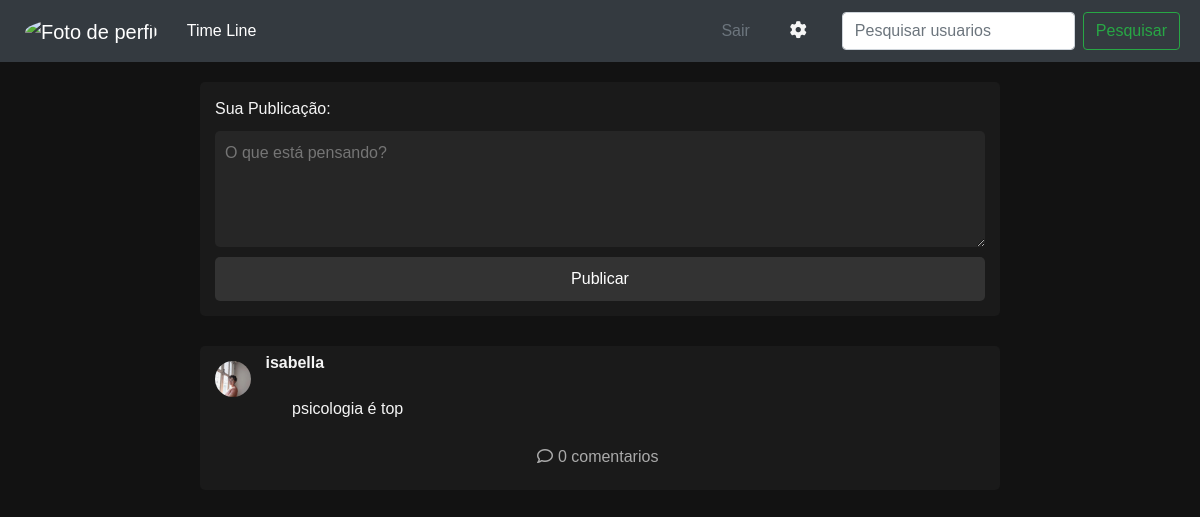
/blog/perfil_usuario/7 (signed in), run on an earlier commit of the app's database.
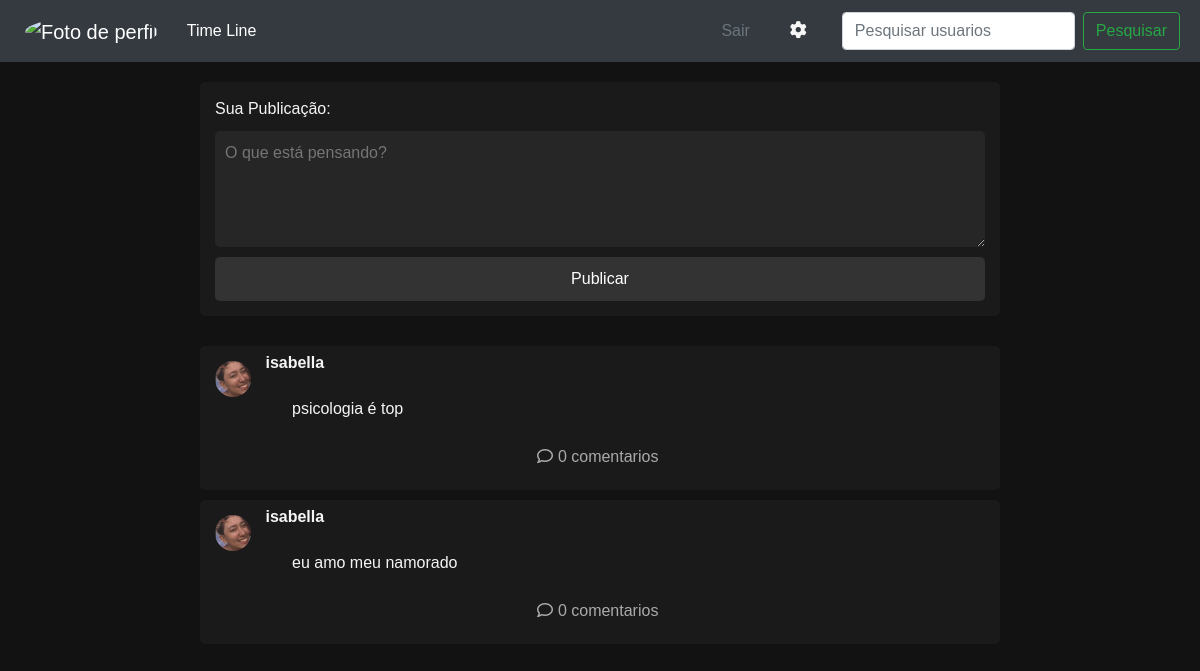
And on a later commit of the database.
### appblog/models.py (models this page shows)
class Publicacao(models.Model):
    usuario = models.ForeignKey(Usuario, on_delete=models.CASCADE, related_name='publicacao')
    conteudo = models.TextField()
    data_hora = models.DateTimeField(auto_now_add=True)

class Usuario(models.Model):
    nome = models.TextField()
    foto_perfil = models.ImageField(upload_to='perfil/', default='perfil/default.jpg')

### appblog/views.py (the view)
# urls.py: path('perfil_usuario/<int:usuario_id>', views.perfil_usuario, name='perfil_usuario'),
@login_required(login_url="/blog/login_/")
def perfil_usuario(request, usuario_id):
    usuario = get_object_or_404(Usuario, id=usuario_id)
    nome_do_usuario_buscado = usuario.nome
    nome_do_usuario_logado = request.user.username
    usuarios_logado = Usuario.objects.get(nome=nome_do_usuario_logado)
    usuarios = Usuario.objects.get(nome=nome_do_usuario_buscado)
    publicacoes_do_usuario = Publicacao.objects.filter(
        usuario=usuarios).select_related('usuario').prefetch_related('comentarios')
    contexto = {'publicacoes': publicacoes_do_usuario, 'foto_perfil': usuarios_logado.foto_perfil.url}
    return render(request, 'meu_perfil.html', contexto)

### appblog/templates/meu_perfil.html (shortened to what this page needs)
{% load static %}
<!DOCTYPE html>
<html lang="en">
<head>
    <link rel="stylesheet" href="https://cdnjs.cloudflare.com/ajax/libs/font-awesome/6.5.1/css/all.min.css">
    <link rel="stylesheet" href="https://cdn.jsdelivr.net/npm/bootstrap@4.0.0/dist/css/bootstrap.min.css">
</head>
<body>
    <nav class="navbar navbar-expand-lg navbar-dark bg-dark">
        <a class="navbar-brand" href="{% url 'perfil' %}"><img src="{{ foto_perfil }}" class="foto_nav" alt="Foto de perfil"></a>
        <div class="collapse navbar-collapse" id="navbarSupportedContent">
          <ul class="navbar-nav mr-auto">
            <li class="nav-item active">
              <a class="nav-link" href="{% url 'time_line' %}">Time Line <span class="sr-only">(current)</span></a>
            </li>
          </ul>
          <a class="nav-link disabled" href="{% url 'logout' %}" style="margin-right: 30px;">Sair</a>
          <a class="nav-link" href="{% url 'conf' %}" style="margin-right: 30px;"><i class="fa-solid fa-gear"></i></a>
          <form class="form-inline my-2 my-lg-0">
            <input class="form-control mr-sm-2" type="search" placeholder="Pesquisar usuarios" aria-label="Search">
            <button class="btn btn-outline-success my-2 my-sm-0" type="submit">Pesquisar</button>
          </form>
        </div>
      </nav>
    <div class="feed">
        <div class="post">
            <form id="publishForm" style="display: flex; flex-direction: column;" action="{% url 'publicar_perfil' %}"
                method="POST"> {% csrf_token %}
                <label for="postContent" style="margin-bottom: 10px; color: #f5f5f5;">Sua Publicação:</label>
                <textarea id="postContent" rows="4" name="publicacao" placeholder="O que está pensando?"
                    style="margin-bottom: 10px; padding: 10px; border-radius: 5px; border: none; background-color: #262626; color: #fff;"></textarea>
                <input type="submit" value="Publicar"
                    style="padding: 10px; border-radius: 5px; border: none; background-color: #333; color: #fff; cursor: pointer;">
            </form>
        </div>
    </div>
    <div class="feed">
        {%for publi in publicacoes %}
        <div class="post">
            <img src="{{ publi.usuario.foto_perfil.url }}" alt="Foto de perfil">
            <strong style="top: -15px;">{{publi.usuario.nome}}</strong>
            <p style="margin-left: 10%;">{{publi.conteudo}}</p>
            <div class="interaction" style="margin-left: 37%;">
                <form action="{% url 'comentarios' publi.id %}" method="POST">{%csrf_token%}
                    <button type="submit" class="coment btn btn-primary" style="margin-left: 20px;"><i
                        class="fa-regular fa-comment"></i>{{publi.comentarios.count}} comentarios</button>
                </form>
            </div>
        </div>
        {%empty%}
        <p>Sem publicaçoes</p>
        {% endfor %}
    </div>
</body>
</html>

What changed in the data, as far as the page shows it:
changed through a linked row, Publicacao "psicologia é top": usuario.foto_perfil: a different picture
added Publicacao: usuario.foto_perfil (picture), usuario.nome "isabella", conteudo "eu amo meu namorado", comentarios.count "0"
